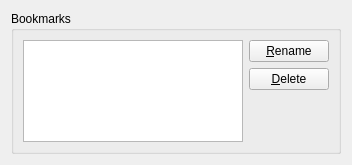
<ui version="4.0" >
 <class>SelectBookmark</class>
 <widget class="QWidget" name="SelectBookmark" >
  <property name="geometry" >
   <rect>
    <x>0</x>
    <y>0</y>
    <width>352</width>
    <height>165</height>
   </rect>
  </property>
  <property name="windowTitle" >
   <string>Select Bookmark</string>
  </property>
  <layout class="QVBoxLayout" >
   <item>
    <widget class="QGroupBox" name="bookmarkGroupBox" >
     <property name="title" >
      <string>Bookmarks</string>
     </property>
     <layout class="QGridLayout" >
      <item row="0" column="1" >
       <widget class="QPushButton" name="buttonRename" >
        <property name="text" >
         <string>&amp;Rename</string>
        </property>
       </widget>
      </item>
      <item row="1" column="1" >
       <widget class="QPushButton" name="buttonDelete" >
        <property name="text" >
         <string>&amp;Delete</string>
        </property>
       </widget>
      </item>
      <item row="2" column="1" >
       <spacer>
        <property name="orientation" >
         <enum>Qt::Vertical</enum>
        </property>
        <property name="sizeHint" >
         <size>
          <width>20</width>
          <height>71</height>
         </size>
        </property>
       </spacer>
      </item>
      <item rowspan="3" row="0" column="0" >
       <widget class="QListWidget" name="bookmarkList" />
      </item>
     </layout>
    </widget>
   </item>
  </layout>
 </widget>
 <tabstops>
  <tabstop>bookmarkList</tabstop>
  <tabstop>buttonRename</tabstop>
  <tabstop>buttonDelete</tabstop>
 </tabstops>
 <resources/>
 <connections/>
</ui>
